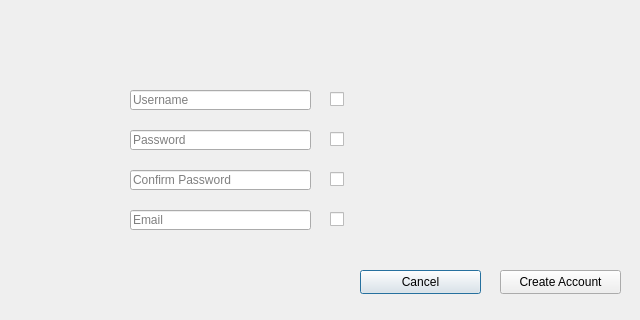
<?xml version="1.0" encoding="UTF-8"?>
<ui version="4.0">
 <class>Account</class>
 <widget class="QDialog" name="Account">
  <property name="geometry">
   <rect>
    <x>0</x>
    <y>0</y>
    <width>640</width>
    <height>320</height>
   </rect>
  </property>
  <property name="windowTitle">
   <string>Create an Account</string>
  </property>
  <property name="toolTipDuration">
   <number>-5</number>
  </property>
  <widget class="QLineEdit" name="line_username">
   <property name="geometry">
    <rect>
     <x>130</x>
     <y>90</y>
     <width>181</width>
     <height>20</height>
    </rect>
   </property>
   <property name="maxLength">
    <number>16</number>
   </property>
   <property name="placeholderText">
    <string>Username</string>
   </property>
  </widget>
  <widget class="QLineEdit" name="line_password">
   <property name="geometry">
    <rect>
     <x>130</x>
     <y>130</y>
     <width>181</width>
     <height>20</height>
    </rect>
   </property>
   <property name="echoMode">
    <enum>QLineEdit::Password</enum>
   </property>
   <property name="placeholderText">
    <string>Password</string>
   </property>
  </widget>
  <widget class="QLineEdit" name="line_password2">
   <property name="geometry">
    <rect>
     <x>130</x>
     <y>170</y>
     <width>181</width>
     <height>20</height>
    </rect>
   </property>
   <property name="echoMode">
    <enum>QLineEdit::Password</enum>
   </property>
   <property name="placeholderText">
    <string>Confirm Password</string>
   </property>
  </widget>
  <widget class="QLineEdit" name="line_email">
   <property name="geometry">
    <rect>
     <x>130</x>
     <y>210</y>
     <width>181</width>
     <height>20</height>
    </rect>
   </property>
   <property name="placeholderText">
    <string>Email</string>
   </property>
  </widget>
  <widget class="QPushButton" name="button_cancel">
   <property name="geometry">
    <rect>
     <x>360</x>
     <y>270</y>
     <width>121</width>
     <height>24</height>
    </rect>
   </property>
   <property name="text">
    <string>Cancel</string>
   </property>
  </widget>
  <widget class="QPushButton" name="button_create_account">
   <property name="geometry">
    <rect>
     <x>500</x>
     <y>270</y>
     <width>121</width>
     <height>24</height>
    </rect>
   </property>
   <property name="text">
    <string>Create Account</string>
   </property>
  </widget>
  <widget class="QCheckBox" name="checkbox_username">
   <property name="geometry">
    <rect>
     <x>330</x>
     <y>90</y>
     <width>271</width>
     <height>19</height>
    </rect>
   </property>
   <property name="text">
    <string/>
   </property>
   <property name="checkable">
    <bool>true</bool>
   </property>
  </widget>
  <widget class="QCheckBox" name="checkbox_password2">
   <property name="geometry">
    <rect>
     <x>330</x>
     <y>170</y>
     <width>281</width>
     <height>19</height>
    </rect>
   </property>
   <property name="text">
    <string/>
   </property>
  </widget>
  <widget class="QCheckBox" name="checkbox_email">
   <property name="geometry">
    <rect>
     <x>330</x>
     <y>210</y>
     <width>281</width>
     <height>19</height>
    </rect>
   </property>
   <property name="text">
    <string/>
   </property>
  </widget>
  <widget class="QCheckBox" name="checkbox_password">
   <property name="geometry">
    <rect>
     <x>330</x>
     <y>130</y>
     <width>291</width>
     <height>19</height>
    </rect>
   </property>
   <property name="text">
    <string/>
   </property>
  </widget>
 </widget>
 <resources/>
 <connections/>
</ui>
